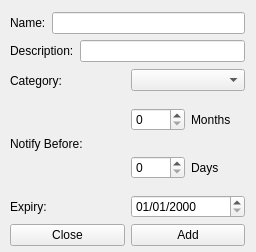
<?xml version="1.0" encoding="UTF-8"?>
<ui version="4.0">
 <class>addContractWin</class>
 <widget class="QWidget" name="addContractWin">
  <property name="geometry">
   <rect>
    <x>0</x>
    <y>0</y>
    <width>256</width>
    <height>252</height>
   </rect>
  </property>
  <property name="windowTitle">
   <string>Add Contract</string>
  </property>
  <widget class="QWidget" name="">
   <property name="geometry">
    <rect>
     <x>10</x>
     <y>12</y>
     <width>235</width>
     <height>234</height>
    </rect>
   </property>
   <layout class="QVBoxLayout" name="verticalLayout">
    <item>
     <layout class="QHBoxLayout" name="horizontalLayout_9">
      <item>
       <widget class="QLabel" name="label_8">
        <property name="text">
         <string>Name:</string>
        </property>
       </widget>
      </item>
      <item>
       <widget class="QLineEdit" name="nameBox"/>
      </item>
     </layout>
    </item>
    <item>
     <layout class="QHBoxLayout" name="horizontalLayout_10">
      <item>
       <widget class="QLabel" name="label_9">
        <property name="text">
         <string>Description:</string>
        </property>
       </widget>
      </item>
      <item>
       <widget class="QLineEdit" name="descBox"/>
      </item>
     </layout>
    </item>
    <item>
     <layout class="QHBoxLayout" name="horizontalLayout">
      <item>
       <widget class="QLabel" name="label_14">
        <property name="minimumSize">
         <size>
          <width>113</width>
          <height>25</height>
         </size>
        </property>
        <property name="text">
         <string>Category:</string>
        </property>
       </widget>
      </item>
      <item>
       <widget class="QComboBox" name="categoryBox"/>
      </item>
     </layout>
    </item>
    <item>
     <layout class="QHBoxLayout" name="horizontalLayout_11">
      <item>
       <widget class="QLabel" name="label_10">
        <property name="text">
         <string>Notify Before:</string>
        </property>
       </widget>
      </item>
      <item>
       <layout class="QVBoxLayout" name="verticalLayout_6">
        <item>
         <layout class="QHBoxLayout" name="horizontalLayout_12">
          <item>
           <widget class="QSpinBox" name="notifyMonthsVal"/>
          </item>
          <item>
           <widget class="QLabel" name="label_11">
            <property name="text">
             <string>Months</string>
            </property>
           </widget>
          </item>
         </layout>
        </item>
        <item>
         <layout class="QHBoxLayout" name="horizontalLayout_13">
          <item>
           <widget class="QSpinBox" name="notifyDaysVal"/>
          </item>
          <item>
           <widget class="QLabel" name="label_12">
            <property name="text">
             <string>Days</string>
            </property>
           </widget>
          </item>
         </layout>
        </item>
       </layout>
      </item>
     </layout>
    </item>
    <item>
     <layout class="QHBoxLayout" name="horizontalLayout_14">
      <item>
       <widget class="QLabel" name="label_13">
        <property name="text">
         <string>Expiry:</string>
        </property>
       </widget>
      </item>
      <item>
       <widget class="QDateEdit" name="expiryDate">
        <property name="dateTime">
         <datetime>
          <hour>0</hour>
          <minute>0</minute>
          <second>0</second>
          <year>2000</year>
          <month>1</month>
          <day>1</day>
         </datetime>
        </property>
        <property name="displayFormat">
         <string>dd/MM/yyyy</string>
        </property>
       </widget>
      </item>
     </layout>
    </item>
    <item>
     <layout class="QHBoxLayout" name="horizontalLayout_16">
      <item>
       <widget class="QPushButton" name="closeBtn">
        <property name="text">
         <string>Close</string>
        </property>
       </widget>
      </item>
      <item>
       <widget class="QPushButton" name="addBtn">
        <property name="text">
         <string>Add</string>
        </property>
       </widget>
      </item>
     </layout>
    </item>
   </layout>
  </widget>
 </widget>
 <resources/>
 <connections/>
</ui>
